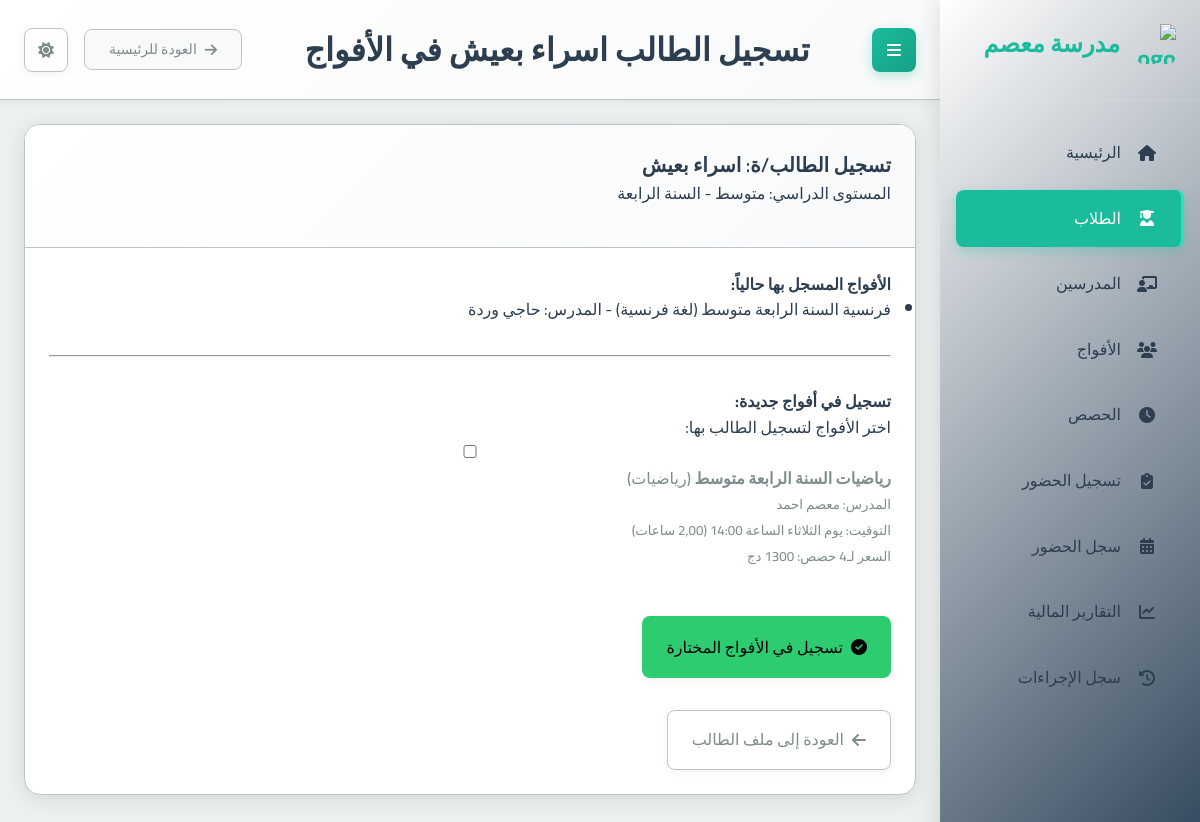
The app's page /students/12/enroll/ with its own data.
### school_app/models.py (models this page shows, shortened)
class Student(models.Model):
    full_name = models.CharField(max_length=201, verbose_name="الاسم الكامل")
    phone_number = models.CharField(max_length=20, null=True, blank=True, verbose_name="رقم هاتف الطالب")
    guardian_phone = models.CharField(max_length=20, null=True, blank=True, verbose_name="رقم هاتف الولي")
    birth_day = models.IntegerField(verbose_name="يوم الميلاد")
    birth_month = models.IntegerField(verbose_name="شهر الميلاد")
    birth_year = models.IntegerField(verbose_name="سنة الميلاد")
    academic_level = models.ForeignKey(AcademicLevel, on_delete=models.PROTECT, verbose_name="المستوى الدراسي")
    registration_fee_paid = models.BooleanField(default=False, verbose_name="رسوم التسجيل مدفوعة")
    card_number = models.CharField(max_length=20, unique=True, blank=True, null=True, verbose_name="رقم البطاقة")
    prepaid_balance = models.DecimalField(max_digits=10, decimal_places=2, default=Decimal('0.00'), verbose_name="رصيد مدفوع مقدماً")
    created_at = models.DateTimeField(auto_now_add=True, verbose_name="تاريخ الإنشاء")
    class Meta:
        verbose_name = "طالب"
        verbose_name_plural = "الطلاب"

class AcademicLevel(models.Model):
    name = models.CharField(max_length=100, verbose_name="الاسم")
    category = models.CharField(max_length=50, choices=[
        ('PRIMARY', 'ابتدائي'),
        ('MIDDLE', 'متوسط'),
        ('HIGH', 'ثانوي')
    ], verbose_name="الفئة")
    class Meta:
        verbose_name = "المستوى الدراسي"
        verbose_name_plural = "المستويات الدراسية"

class Group(models.Model):
    name = models.CharField(max_length=100, verbose_name="اسم الفوج")
    subject = models.ForeignKey(Subject, on_delete=models.PROTECT, verbose_name="المادة")
    teacher = models.ForeignKey(Teacher, on_delete=models.CASCADE, verbose_name="المدرس")
    academic_levels = models.ManyToManyField(AcademicLevel, verbose_name="المستويات الدراسية المتوافقة")
    price_per_4_sessions = models.DecimalField(max_digits=10, decimal_places=2, verbose_name="السعر لكل 4 حصص")
    session_day = models.IntegerField(choices=[
        (0, 'الاثنين'),
        (1, 'الثلاثاء'),
        (2, 'الأربعاء'),
        (3, 'الخميس'),
        (4, 'الجمعة'),
        (5, 'السبت'),
        (6, 'الأحد')
    ], verbose_name="يوم الحصة")
    session_start_time = models.TimeField(verbose_name="وقت بداية الحصة")
    session_duration = models.DecimalField(max_digits=4, decimal_places=2, default=1.5, verbose_name="مدة الحصة (ساعات)")
    students = models.ManyToManyField(Student, through='StudentGroup', blank=True, verbose_name="الطلاب المسجلون")
    created_at = models.DateTimeField(auto_now_add=True, verbose_name="تاريخ الإنشاء")
    is_continuous = models.BooleanField(default=False, verbose_name="فوج مستمر (تُنشأ الحصص أسبوعياً تلقائياً)")
    created_sessions_until = models.DateField(null=True, blank=True, verbose_name="تم إنشاء الحصص حتى تاريخ")
    class Meta:
        verbose_name = "فوج"
        verbose_name_plural = "الأفواج"

class Subject(models.Model):
    name = models.CharField(max_length=100, verbose_name="اسم المادة")
    class Meta:
        verbose_name = "مادة دراسية"
        verbose_name_plural = "المواد الدراسية"

class Teacher(models.Model):
    full_name = models.CharField(max_length=201, verbose_name="الاسم الكامل")
    phone_number = models.CharField(max_length=20, unique=True, verbose_name="رقم الهاتف")
    subject = models.ForeignKey(Subject, on_delete=models.PROTECT, verbose_name="المادة الأساسية")
    created_at = models.DateTimeField(auto_now_add=True, verbose_name="تاريخ الإنشاء")
    class Meta:
        verbose_name = "مدرس"
        verbose_name_plural = "المدرسون"

### school_app/views.py (the view, shortened to what this page needs)
# urls.py: path('students/<int:student_id>/enroll/', views.enroll_student_in_groups, name='enroll_student_in_groups'),
def enroll_student_in_groups(request, student_id):
    student = get_object_or_404(Student, id=student_id)
    student_academic_level = student.academic_level
    enrolled_groups = student.group_set.all().select_related('subject', 'teacher') # Groups student is already in
    enrolled_group_ids = [group.id for group in enrolled_groups]
    groups_matching_level = Group.objects.filter(academic_levels=student_academic_level)
    groups_open_to_all = Group.objects.filter(academic_levels__isnull=True)
    available_groups = (groups_matching_level | groups_open_to_all).exclude(id__in=enrolled_group_ids).distinct().select_related('subject', 'teacher').order_by('name')
    context = {
        'student': student,
        'available_groups': available_groups,
        'enrolled_groups': enrolled_groups, # Pass currently enrolled groups for display
        'page_title': f"تسجيل الطالب {student.full_name} في الأفواج"
    }
    return render(request, 'school_app/enroll_student_in_groups.html', context)

### templates/school_app/enroll_student_in_groups.html (shortened to what this page needs)
{% extends "base.html" %}
{% block page_title %}{{ page_title }}{% endblock %}
{% block content %}
<div class="card">
  <div class="card-header">
    <h2 class="card-title">تسجيل الطالب/ة: {{ student.full_name }}</h2>
    <p class="card-subtitle mb-2 text-muted">المستوى الدراسي: {{ student.academic_level.get_category_display }} - {{ student.academic_level.name }}</p>
  </div>
  <div class="card-body">
    <div class="mb-4">
      <h4>الأفواج المسجل بها حالياً:</h4>
      {% if enrolled_groups %}
        <ul class="list-group">
          {% for group in enrolled_groups %}
            <li class="list-group-item">
              {{ group.name }} ({{ group.subject.name }}) - المدرس: {{ group.teacher.full_name }}
            </li>
          {% endfor %}
        </ul>
      {% else %}
        <p class="text-muted">الطالب غير مسجل في أي فوج حالياً.</p>
      {% endif %}
    </div>
    <hr>
    <h4 class="mt-4">تسجيل في أفواج جديدة:</h4>
    {% if available_groups %}
      <form method="post">
        <div class="form-group">
          <p>اختر الأفواج لتسجيل الطالب بها:</p>
          <div class="row">
            {% for group in available_groups %}
              <div class="col-md-6 col-lg-4 mb-2">
                <div class="custom-control custom-checkbox">
                  <input type="checkbox" class="custom-control-input" id="group_{{ group.id }}" name="groups_to_enroll" value="{{ group.id }}">
                  <label class="custom-control-label" for="group_{{ group.id }}">
                    <strong>{{ group.name }}</strong> ({{ group.subject.name }})<br>
                    <small>المدرس: {{ group.teacher.full_name }}</small><br>
                    <small>التوقيت: يوم {{ group.get_session_day_display }} الساعة {{ group.session_start_time|time:"H:i" }} ({{ group.session_duration }} ساعات)</small><br>
                    <small>السعر لـ4 حصص: {{ group.price_per_4_sessions|floatformat:0 }} دج</small>
                  </label>
                </div>
              </div>
            {% endfor %}
          </div>
        </div>
        <button type="submit" class="btn btn-success mt-3">
          <i class="fas fa-check-circle"></i> تسجيل في الأفواج المختارة
        </button>
      </form>
    {% else %}
      <p class="text-info">لا توجد أفواج جديدة متاحة للتسجيل لهذا الطالب حالياً (إما لعدم تطابق المستوى الدراسي أو لأنه مسجل بالفعل في كل الأفواج المتاحة).</p>
    {% endif %}
    <div class="mt-4">
      <a href="{% url 'student_detail' student.id %}" class="btn btn-outline-secondary">
        <i class="fas fa-arrow-left"></i> العودة إلى ملف الطالب
      </a>
    </div>
  </div>
</div>
{% endblock %}

### static/css/main.css (style rules this page uses)
:root { --primary-color: #2c3e50; --primary-light: #34495e; --primary-darker: #1a252f; --accent-color: #1abc9c; --accent-light: #2fe2b3; --accent-dark: #16a085; --text-color: #2c3e50; --text-secondary: #7f8c8d; --text-on-primary: #ffffff; --text-on-accent: #ffffff; --text-nav: #2c3e50; --background-color: #ecf0f1; --card-background: #ffffff; --input-background: #ffffff; --border-color: #bdc3c7; --input-border-color: #bdc3c7; --success-color: #2ecc71; --warning-color: #f39c12; --error-color: #e74c3c; --info-color: #1E90FF; --table-header-background: #e9ecef; --table-row-hover-background: #f8f9fa; --box-shadow-color: rgba(0, 0, 0, 0.1); --box-shadow-color-hover: rgba(0, 0, 0, 0.15); --box-shadow-soft-color: rgba(0, 0, 0, 0.05); --subtle-background: #f8f9fa; --spacing-xs: 8px; --spacing-sm: 16px; --spacing-md: 24px; --spacing-lg: 32px; --spacing-xl: 48px; --font-family: 'Cairo', sans-serif; --font-size-xs: 12px; --font-size-sm: 14px; --font-size-md: 16px; --font-size-lg: 20px; --font-size-xl: 24px; --font-size-xxl: 32px; --border-radius-sm: 4px; --border-radius-md: 8px; --border-radius-lg: 16px; --transition-fast: 0.2s ease; --transition-normal: 0.3s ease; --transition-slow: 0.5s ease; --sidebar-width: 260px; }
* { margin: 0; padding: 0; box-sizing: border-box; direction: rtl; }
html { direction: rtl; font-size: 16px; }
body { font-family: var(--font-family); background-color: var(--background-color); color: var(--text-color); line-height: 1.6; transition: background-color var(--transition-normal), color var(--transition-normal); overflow-x: hidden; }
.btn-success { background: var(--success-color); }
.form-group { margin-bottom: var(--spacing-md); }
.card { background-color: var(--card-background); border-radius: var(--border-radius-lg); box-shadow: 0 4px 20px var(--box-shadow-color); margin-bottom: var(--spacing-md); overflow: hidden; transition: all var(--transition-normal); border: 1px solid var(--border-color); }
.card-header { padding: var(--spacing-md); border-bottom: 1px solid var(--border-color); background: linear-gradient(135deg, var(--card-background) 0%, var(--subtle-background) 100%); }
.card-title { font-size: var(--font-size-lg); font-weight: 600; margin: 0; color: var(--text-color); }
.card-body { padding: var(--spacing-md); color: var(--text-color); }
.btn { font-family: var(--font-family); padding: var(--spacing-sm) var(--spacing-md); border: none; border-radius: var(--border-radius-md); cursor: pointer; font-size: var(--font-size-md); font-weight: 500; text-decoration: none; display: inline-flex; align-items: center; gap: var(--spacing-xs); transition: all var(--transition-fast); box-shadow: 0 2px 8px var(--box-shadow-soft-color); }
.btn-outline-secondary { background-color: transparent; border: 1px solid var(--border-color); color: var(--text-secondary); }
label { display: block; margin-bottom: var(--spacing-xs); font-weight: 500; color: var(--text-secondary); }
input, select, textarea { font-family: var(--font-family); width: 100%; padding: var(--spacing-sm); border: 1px solid var(--input-border-color); border-radius: var(--border-radius-md); background-color: var(--input-background); color: var(--text-color); font-size: var(--font-size-md); transition: all var(--transition-fast); }
.mb-2 { margin-bottom: var(--spacing-sm); }
.mb-4 { margin-bottom: var(--spacing-lg); }
.mt-3 { margin-top: var(--spacing-md); }
.mt-4 { margin-top: var(--spacing-lg); }

### records on screen
Student: full_name "اسراء بعيش", academic_level.category "متوسط", academic_level.name "السنة الرابعة"
Group: name "فرنسية السنة الرابعة متوسط", subject.name "لغة فرنسية", teacher.full_name "حاجي وردة"
Group: name "رياضيات السنة الرابعة متوسط", subject.name "رياضيات", teacher.full_name "معصم احمد", session_day "الثلاثاء", session_start_time "14:00"

### other values on screen
{{ page_title }} "تسجيل الطالب اسراء بعيش في الأفواج"
